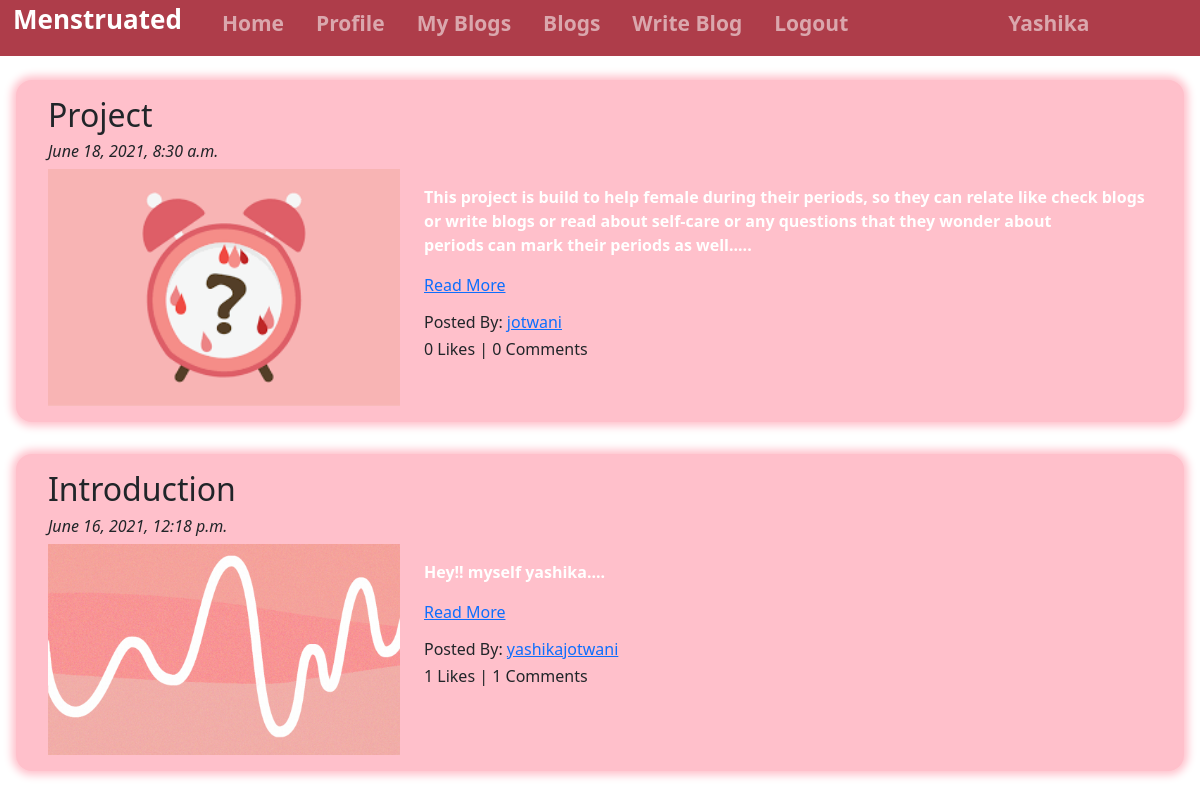
Screenshot of /blog/ (signed in) with the database file from the repository.
### App_Blog/models.py (models this page shows, shortened)
class Blog(models.Model):
    author = models.ForeignKey(User, on_delete=models.CASCADE,related_name='post_author')
    blog_title = models.CharField(max_length=264, verbose_name="Put a Title")
    slug = models.SlugField(max_length=264, unique=True)
    blog_content = models.TextField(verbose_name="What is on your mind?")
    blog_image = models.ImageField(upload_to='blog_images', verbose_name="Blog Image")
    public_date = models.DateTimeField(auto_now_add = True)
    update_date = models.DateTimeField(auto_now=True)
    class Meta:
        ordering =['-public_date']

### App_Blog/views.py (the view)
# urls.py: path('',views.BlogList.as_view(),name='blog_list'),
class BlogList(ListView):
     context_object_name ='blogs'
     model = Blog
     template_name ='App_Blog/blog_list.html'
     queryset = Blog.objects.order_by('-public_date')

### App_Blog/templatetags/custom_filters.py (called while the page is built)
def range_filter(value):
    return value[0:500] + "...."

### templates/App_Blog/blog_list.html (shortened to what this page needs)
{% extends 'Base.html' %}
{%  load custom_filters %}
{% block body_block %}
{% for blog in blogs %}
<div class="cardblogmain">
    <div class="cardblog">
        <h2>{{ blog.blog_title }}</h2>
        <h6><i>{{ blog.public_date}}</i></h6>
        <div class="row">
        <div class="col-sm-4">
        <img src="/media/{{blog.blog_image}}" alt="{{ blog.blog_title}}" title="{{blog.blog_title}}" width="100%">
        </div>
        <div class="col-sm-8">
        <p class="postedcontent">{{blog.blog_content | range_filter | linebreaks}}
        <a href="{%  url 'App_Blog:blog_details' slug=blog.slug  %}" class="read-more">Read More</a>
        </p>
        <h6>Posted By: <a href="#" class="posted-by">{{blog.author}}</a> </h6>
        <h6>{{ blog.liked_blog.count }} Likes | {{ blog.blog_comment.count }} Comments</h6>
        </div>
        </div>
        </div>
</div>
{% endfor %}
{% endblock %}

### templates/Base.html (shortened to what this page needs)
<!DOCTYPE html>
{% load static %}
<html lang="en">
<head>
    <link href="https://cdn.jsdelivr.net/npm/bootstrap@5.0.1/dist/css/bootstrap.min.css" rel="stylesheet"
>
    <link rel="stylesheet" type="" href="https://maxcdn.bootstrapcdn.com/font-awesome/4.6.3/css/font-awesome.min.css">
    <link href="{% static 'css/base.css' %}" rel="stylesheet" />
</head>
<body>
    <nav class="navbar navbar-expand-sm bg-dark navbar-dark">
        <ul class="navbar-nav">
            <li class="nav-item active">
            </li>
            <li class="nav-item active" id="mainname" style="align-items: center;
            margin: 0rem 8px;
            font-size: 26px;
            color: white;
            font-weight: bold;
            margin-right: 1rem;">Menstruated</li>
            <li class="nav-item active">
                <a class="nav-link" href="{% url 'index' %}">Home</a>
            </li>
            {% if user.is_authenticated %}
            <li class="nav-item active">
                <a class="nav-link" href="{% url 'App_Login:profile' %}">Profile</a>
            </li>
            <li class="nav-item active">
                <a class="nav-link" href="{% url 'App_Blog:my_blogs' %}">My Blogs</a>
            </li>
            <li class="nav-item active">
                <a class="nav-link" href="{% url 'App_Blog:blog_list' %}">Blogs</a>
            <li class="nav-item active">
                    <a class="nav-link" href="{% url 'App_Blog:create_blog' %}">Write Blog</a>
            </li>
            <li class="nav-item active">
                <a class="nav-link" href="{% url 'App_Login:logout' %}">Logout</a>
            </li>
            </li>
            <li>
                <a class="nav-link" style="margin-left: 9rem;" href=""> {{ user.username }}</a>
            {% endif %}
        </ul>
    </nav>
    <div class="containermain">
        <div class="main">
            {% block body_block %}
            {% endblock %}
        </div>
    </div>
</body>
</html>

### static/css/base.css (style rules this page uses)
* { margin: 0; padding: 0; box-sizing: border-box; }
html { scroll-behavior: smooth; }
body { font-family: 'Segoe UI', Tahoma, Geneva, Verdana, sans-serif; }
.navbar { margin-top: 0.5rem; margin-bottom: 0.5rem; }
.navbar a { text-decoration: none; margin-left: 1rem; color: whitesmoke; font-size: 21px; font-weight: bold; }
.navbar { margin-top: -0.5rem !important; margin-bottom: -0.5rem !important; }
.bg-dark { background-color: #ab3643f5 !important; }
.cardblog { margin: 2rem 1rem; background: pink; border-radius: 16px; padding: 1rem 2rem; box-shadow: 0 0 9px 4px rgb(255 192 203); }
.blogmore h2,h4,p { color: white; font-weight: bold; }

### rows the page displays
Blog: blog_title "Project", public_date "June 18, 2021, 8:30 a.m.", blog_image (picture), blog_content|range_filter "This project is build to help female during their periods, so they can relate like check blogs or write blogs or read about self-care or any questions that they wonder about periods can mark their periods as well.....", author "jotwani", liked_blog.count "0", blog_comment.count "0"
Blog: blog_title "Introduction", public_date "June 16, 2021, 12:18 p.m.", blog_image (picture), blog_content|range_filter "Hey!! myself yashika....", author "yashikajotwani", liked_blog.count "1", blog_comment.count "1"

### other values shown
{{ user.username }} "Yashika"
